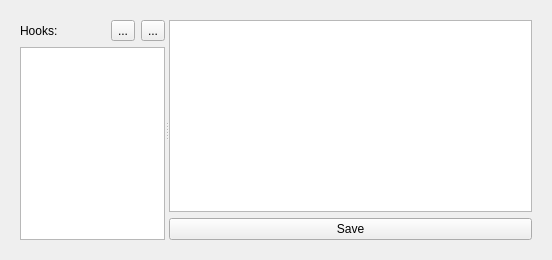
      <widget class="QWidget" name="tab_hooks">
       <attribute name="title">
        <string>Hooks</string>
       </attribute>
       <layout class="QHBoxLayout" name="horizontalLayout_19">
        <item>
         <widget class="QWidget" name="widget_13" native="true">
          <layout class="QHBoxLayout" name="horizontalLayout_28">
           <item>
            <widget class="QSplitter" name="splitter_2">
             <property name="orientation">
              <enum>Qt::Orientation::Horizontal</enum>
             </property>
             <widget class="QWidget" name="widget_23" native="true">
              <property name="sizePolicy">
               <sizepolicy hsizetype="Preferred" vsizetype="Preferred">
                <horstretch>4</horstretch>
                <verstretch>0</verstretch>
               </sizepolicy>
              </property>
              <layout class="QVBoxLayout" name="verticalLayout_10">
               <property name="leftMargin">
                <number>0</number>
               </property>
               <property name="topMargin">
                <number>0</number>
               </property>
               <property name="rightMargin">
                <number>0</number>
               </property>
               <property name="bottomMargin">
                <number>0</number>
               </property>
               <item>
                <widget class="QWidget" name="widget_22" native="true">
                 <layout class="QHBoxLayout" name="horizontalLayout_27">
                  <property name="leftMargin">
                   <number>0</number>
                  </property>
                  <property name="topMargin">
                   <number>0</number>
                  </property>
                  <property name="rightMargin">
                   <number>0</number>
                  </property>
                  <property name="bottomMargin">
                   <number>0</number>
                  </property>
                  <item>
                   <widget class="QLabel" name="label_9">
                    <property name="text">
                     <string>Hooks:</string>
                    </property>
                   </widget>
                  </item>
                  <item>
                   <widget class="QToolButton" name="b_addHook">
                    <property name="text">
                     <string>...</string>
                    </property>
                   </widget>
                  </item>
                  <item>
                   <widget class="QToolButton" name="b_removeHook">
                    <property name="text">
                     <string>...</string>
                    </property>
                   </widget>
                  </item>
                 </layout>
                </widget>
               </item>
               <item>
                <widget class="QListWidget" name="lw_hooks">
                 <property name="contextMenuPolicy">
                  <enum>Qt::ContextMenuPolicy::CustomContextMenu</enum>
                 </property>
                 <property name="editTriggers">
                  <set>QAbstractItemView::EditTrigger::NoEditTriggers</set>
                 </property>
                 <property name="selectionMode">
                  <enum>QAbstractItemView::SelectionMode::ExtendedSelection</enum>
                 </property>
                 <property name="verticalScrollMode">
                  <enum>QAbstractItemView::ScrollMode::ScrollPerPixel</enum>
                 </property>
                 <property name="horizontalScrollMode">
                  <enum>QAbstractItemView::ScrollMode::ScrollPerPixel</enum>
                 </property>
                </widget>
               </item>
              </layout>
             </widget>
             <widget class="QWidget" name="widget_24" native="true">
              <property name="sizePolicy">
               <sizepolicy hsizetype="Preferred" vsizetype="Preferred">
                <horstretch>10</horstretch>
                <verstretch>0</verstretch>
               </sizepolicy>
              </property>
              <layout class="QVBoxLayout" name="verticalLayout_11">
               <property name="leftMargin">
                <number>0</number>
               </property>
               <property name="topMargin">
                <number>0</number>
               </property>
               <property name="rightMargin">
                <number>0</number>
               </property>
               <property name="bottomMargin">
                <number>0</number>
               </property>
               <item>
                <widget class="QTextEdit" name="te_hook">
                 <property name="sizePolicy">
                  <sizepolicy hsizetype="Expanding" vsizetype="Expanding">
                   <horstretch>10</horstretch>
                   <verstretch>0</verstretch>
                  </sizepolicy>
                 </property>
                 <property name="lineWrapMode">
                  <enum>QTextEdit::LineWrapMode::NoWrap</enum>
                 </property>
                 <property name="readOnly">
                  <bool>false</bool>
                 </property>
                </widget>
               </item>
               <item>
                <widget class="QPushButton" name="b_saveHook">
                 <property name="focusPolicy">
                  <enum>Qt::FocusPolicy::NoFocus</enum>
                 </property>
                 <property name="text">
                  <string>Save</string>
                 </property>
                </widget>
               </item>
              </layout>
             </widget>
            </widget>
           </item>
          </layout>
         </widget>
        </item>
       </layout>
      </widget>
